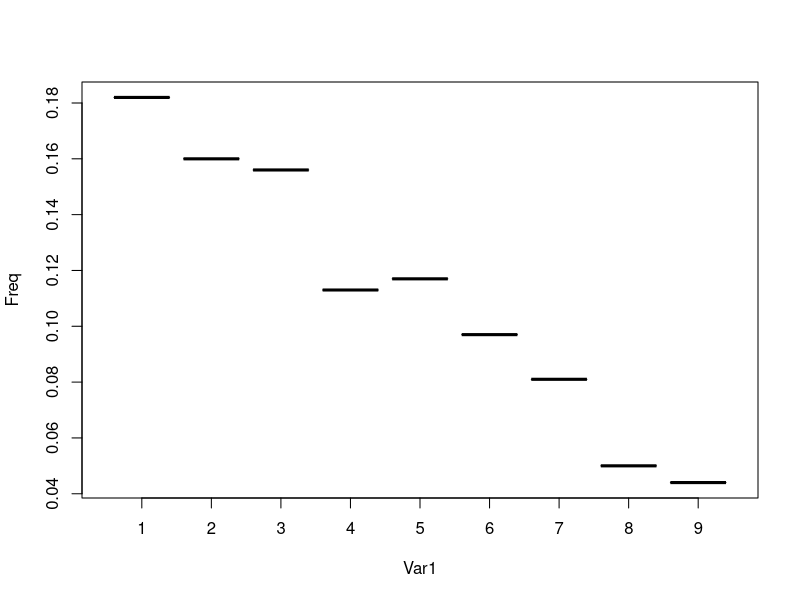
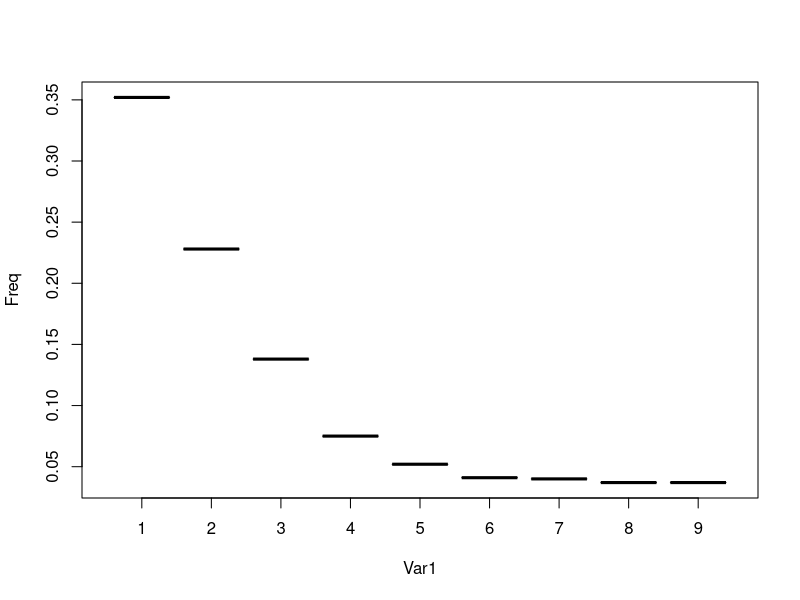
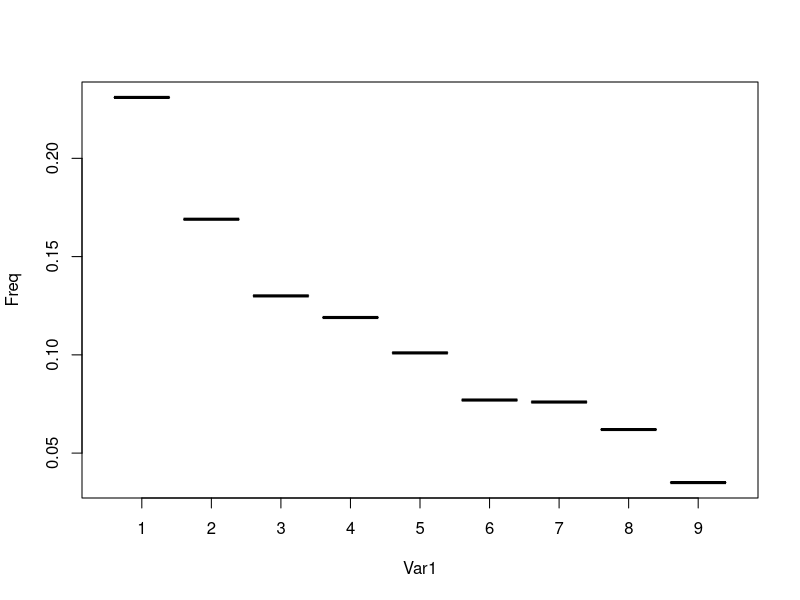

Generate these figures, in order, with R:
# The goal is to see when empirically normal data tend to follow benford 

# Generate a normal data

ndt1 <- rnorm(100, 50, 5)

first_digit <- function(x) {
  as.numeric(substr(gsub("^(0+|\\D)*", "", as.character(x)), 1, 1))
}

table(first_digit(ndt1)) 


# Function to check first digit benford
check_ben_fd <- function(x) table(first_digit(x)) 

ndt2 <- rnorm(100, 50, 10)

check_ben_fd(rnorm(100, 50, 10))

check_ben_fd(rnorm(100, 50, 20))

check_ben_fd(rnorm(100, 50, 30))

check_ben_fd(rnorm(200, 50, 10))

check_ben_fd(rnorm(1000, 500, 500))

ndt2 <- rnorm(1000, 500, 500)
plot(as.data.frame(prop.table(table(first_digit(rnorm(1000, 500, 5000))))))


plot(as.data.frame(prop.table(table(first_digit(rnorm(1000, 500, 2000))))))

# rnorm(1000, 500, 2000) gives better than rnorm(1000, 500, 5000) 


plot(as.data.frame(prop.table(table(first_digit(rnorm(1000, 1000, 5000))))))

